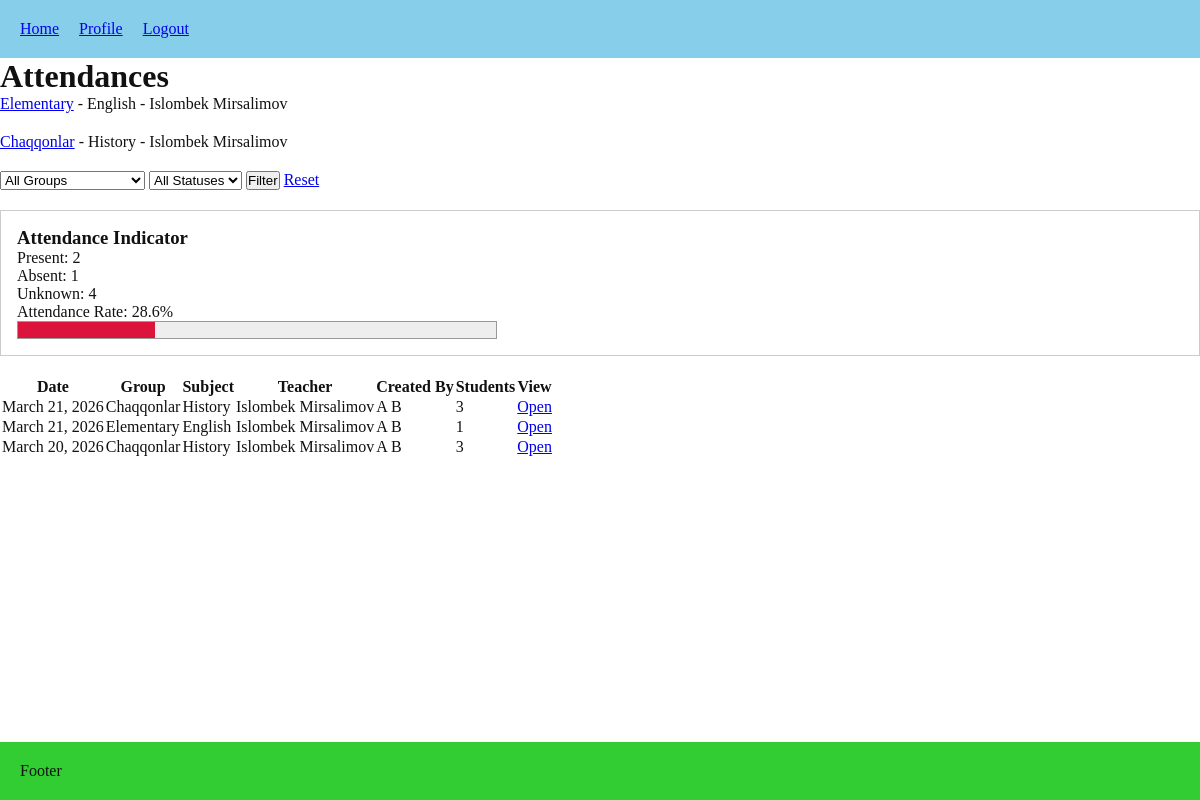
Page /attendances/ (signed in) on the committed database.
### lessons/models.py (models this page shows, shortened)
class Group(models.Model):
    name = models.CharField(max_length=100, unique=True)
    subject = models.ForeignKey(Subject, on_delete=models.RESTRICT, related_name="groups")
    teacher = models.ForeignKey(User, on_delete=models.CASCADE, limit_choices_to={"role": "TEACHER"}, related_name="teaching_groups")
    homework_description = models.TextField(blank=True, null=True)
    homework_updated_at = models.DateTimeField(blank=True, null=True)
    default_payment_amount = models.DecimalField(max_digits=10, decimal_places=2, blank=True, null=True)
    week_days = models.CharField(max_length=50, blank=True, null=True)
    start_time = models.TimeField(blank=True, null=True)
    end_time = models.TimeField(blank=True, null=True)
    start_date = models.DateField(default=date.today)
    end_date = models.DateField(blank=True, null=True)

class Subject(models.Model):
    name = models.CharField(max_length=100, unique=True)
    def __str__(self):
        return self.name

### users/models.py (models this page shows, shortened)
class User(AbstractUser):
    username = models.CharField(
        max_length=150,
        unique=True,
        blank=True,
        editable=False
    )
    class Role(models.TextChoices):
        ADMIN = 'ADMIN', 'Admin'
        TEACHER = 'TEACHER', 'Teacher'
        STUDENT = 'STUDENT', 'Student'
    ROLE_PREFIXES = {
        Role.ADMIN: 'adm',
        Role.TEACHER: 'tch',
        Role.STUDENT: 'std',
    }
    role = models.CharField(max_length=20, choices=Role.choices, default=Role.STUDENT)
    phone_number = models.CharField(max_length=15, blank=True)
    must_reset_password = models.BooleanField(default=True)
    class Meta:
        constraints = [
            models.UniqueConstraint(fields=["first_name", "last_name", "role"], name="unique_full_name_per_role")
        ]

### attendances/models.py (models this page shows, shortened)
class AttendanceSession(models.Model):
    group = models.ForeignKey(
        Group,
        on_delete=models.RESTRICT,
        related_name="attendance_sessions",
    )
    date = models.DateField(default=date.today)
    created_by = models.ForeignKey(
        User,
        on_delete=models.RESTRICT,
        related_name="created_attendance_sessions",
    )
    created_at = models.DateTimeField(auto_now_add=True)
    class Meta:
        constraints = [
            models.UniqueConstraint(
                fields=["group", "date"],
                name="unique_attendance_session_per_group_date",
            )
        ]
        ordering = ["-date", "-created_at"]

### attendances/views.py (the view)
# urls.py: path("", views.attendance_dashboard, name="dashboard"),
@login_required
def attendance_dashboard(request):
    if request.user.role == User.Role.STUDENT:
        groups = Group.objects.filter(enrollments__student=request.user).distinct()
    elif request.user.role == User.Role.TEACHER:
        groups = Group.objects.filter(teacher=request.user)
    else:
        groups = Group.objects.all()
    groups = groups.select_related("subject", "teacher").prefetch_related("attendance_sessions")
    selected_teacher = request.GET.get("teacher", "")
    selected_group = request.GET.get("group", "")
    selected_status = request.GET.get("status", "")
    sessions = AttendanceSession.objects.select_related(
        "group", "group__subject", "group__teacher", "created_by"
    ).prefetch_related("attendances").order_by("-date", "-created_at")
    if request.user.role == User.Role.TEACHER:
        sessions = sessions.filter(group__teacher=request.user)
    elif request.user.role == User.Role.STUDENT:
        sessions = sessions.filter(group__enrollments__student=request.user).distinct()
    if selected_teacher:
        sessions = sessions.filter(group__teacher_id=selected_teacher)
    if selected_group:
        sessions = sessions.filter(group_id=selected_group)
    attendances = Attendance.objects.select_related(
        "session", "session__group", "student", "enrollment"
    )
    if request.user.role == User.Role.TEACHER:
        attendances = attendances.filter(session__group__teacher=request.user)
    elif request.user.role == User.Role.STUDENT:
        attendances = attendances.filter(student=request.user)
    if selected_teacher:
        attendances = attendances.filter(session__group__teacher_id=selected_teacher)
    if selected_group:
        attendances = attendances.filter(session__group_id=selected_group)
    if selected_status:
        attendances = attendances.filter(status=selected_status)
    totals = attendances.aggregate(
        total_records=Count("id"),
        total_present=Count("id", filter=Q(status=Attendance.Status.PRESENT)),
        total_absent=Count("id", filter=Q(status=Attendance.Status.ABSENT)),
        total_unknown=Count("id", filter=Q(status=Attendance.Status.UNKNOWN)),
    )
    total_records = totals["total_records"] or 0
    total_present = totals["total_present"] or 0
    total_absent = totals["total_absent"] or 0
    total_unknown = totals["total_unknown"] or 0
    attendance_percent = round((total_present / total_records) * 100, 1) if total_records else 0
    teacher_ids = sessions.values_list("group__teacher_id", flat=True).distinct()
    group_ids = sessions.values_list("group_id", flat=True).distinct()
    teachers = User.objects.filter(
        pk__in=teacher_ids,
        role=User.Role.TEACHER,
    ).order_by("first_name", "last_name", "username")
    dashboard_groups = Group.objects.filter(
        pk__in=group_ids,
    ).select_related("subject", "teacher").order_by("name")
    return render(request, "attendances/dashboard.html", {
        "groups": groups,  # keep your existing list untouched
        "sessions": sessions,
        "teachers": teachers,
        "dashboard_groups": dashboard_groups,
        "selected_teacher": selected_teacher,
        "selected_group": selected_group,
        "selected_status": selected_status,
        "total_records": total_records,
        "total_present": total_present,
        "total_absent": total_absent,
        "total_unknown": total_unknown,
        "attendance_percent": attendance_percent,
    })

### attendances/templates/attendances/dashboard.html (shortened to what this page needs)
{% extends 'core/base.html' %}
{% block content %}
<h1>Attendances</h1>
<ul>
    {% for group in groups %}
        <li style="margin-bottom: 20px;">
            <p>
                <a href="{% url 'attendances:group_detail' group.pk %}">{{ group.name }}</a>
                - {{ group.subject }}
                - {{ group.teacher.get_full_name }}
            </p>
        </li>
    {% empty %}
        <li>No groups available.</li>
    {% endfor %}
</ul>
<form method="get" id="attendance-filter-form">
    <select name="group">
        <option value="">All Groups</option>
    </select>
    <select name="status">
        <option value="">All Statuses</option>
    </select>
    <button type="submit">Filter</button>
    <a href="{% url 'attendances:dashboard' %}">Reset</a>
</form>
<div style="margin: 20px 0; padding: 16px; border: 1px solid #ccc;">
    <h3>Attendance Indicator</h3>
    <p>Present: {{ total_present }}</p>
    <p>Absent: {{ total_absent }}</p>
    <p>Unknown: {{ total_unknown }}</p>
    <p>Attendance Rate: {{ attendance_percent }}%</p>
    <div style="width: 100%; max-width: 480px; height: 18px; border: 1px solid #999; background: #eee;">
        <div
            style="height: 100%; width: {{ attendance_percent }}%; background: {% if attendance_percent >= 80 %}green{% elif attendance_percent >= 60 %}orange{% else %}crimson{% endif %};">
        </div>
    </div>
</div>
<table>
    <thead>
        <tr>
            <th>Date</th>
            <th>Group</th>
            <th>Subject</th>
            <th>Teacher</th>
            <th>Created By</th>
            <th>Students</th>
            <th>View</th>
        </tr>
    </thead>
    <tbody>
        {% for session in sessions %}
            <tr>
                <td>{{ session.date }}</td>
                <td>{{ session.group.name }}</td>
                <td>{{ session.group.subject }}</td>
                <td>{{ session.group.teacher.get_full_name|default:session.group.teacher.username }}</td>
                <td>{{ session.created_by.get_full_name|default:session.created_by.username }}</td>
                <td>{{ session.attendances.count }}</td>
                <td>
                    <a href="{% url 'attendances:session_detail' session.pk %}">Open</a>
                </td>
            </tr>
        {% empty %}
            <tr>
                <td colspan="7">No attendance sessions found.</td>
            </tr>
        {% endfor %}
    </tbody>
</table>
{% endblock %}

### core/static/core/style.css (style rules this page uses)
* { box-sizing: border-box; margin: 0; padding: 0; list-style: none; }
:root { font-size: 12; --theme-color: skyblue; --secondary-color: limegreen; }
.theme-light { --bg: #ffffff; --text: #111111; --surface: #f5f5f5; --border: #e0e0e0; }
body { background-color: var(--bg); color: var(--text); display: flex; flex-direction: column; min-height: 100vh; }
a { transition: 0.3s; }

### rows in the picture
Group: name "Elementary", subject "English", teacher.get_full_name "Islombek Mirsalimov"
Group: name "Chaqqonlar", subject "History", teacher.get_full_name "Islombek Mirsalimov"
AttendanceSession: date "March 21, 2026", group.name "Chaqqonlar", group.subject "History", group.teacher.get_full_name "Islombek Mirsalimov", created_by.get_full_name "A B", attendances.count "3"
AttendanceSession: date "March 21, 2026", group.name "Elementary", group.subject "English", group.teacher.get_full_name "Islombek Mirsalimov", created_by.get_full_name "A B", attendances.count "1"
AttendanceSession: date "March 20, 2026", group.name "Chaqqonlar", group.subject "History", group.teacher.get_full_name "Islombek Mirsalimov", created_by.get_full_name "A B", attendances.count "3"

### other values in the picture
{{ total_present }} "2"
{{ total_absent }} "1"
{{ total_unknown }} "4"
{{ attendance_percent }} "28.6"
